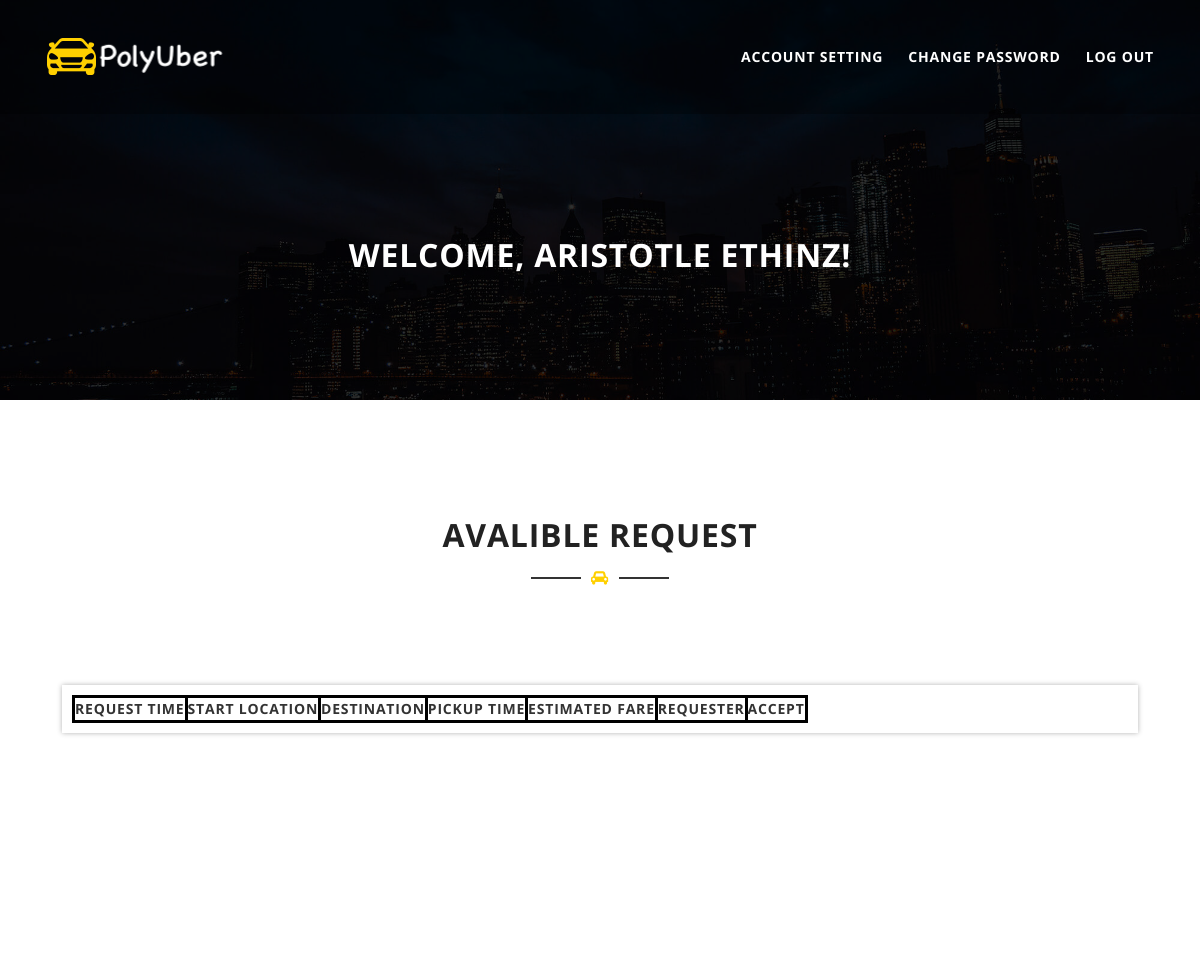
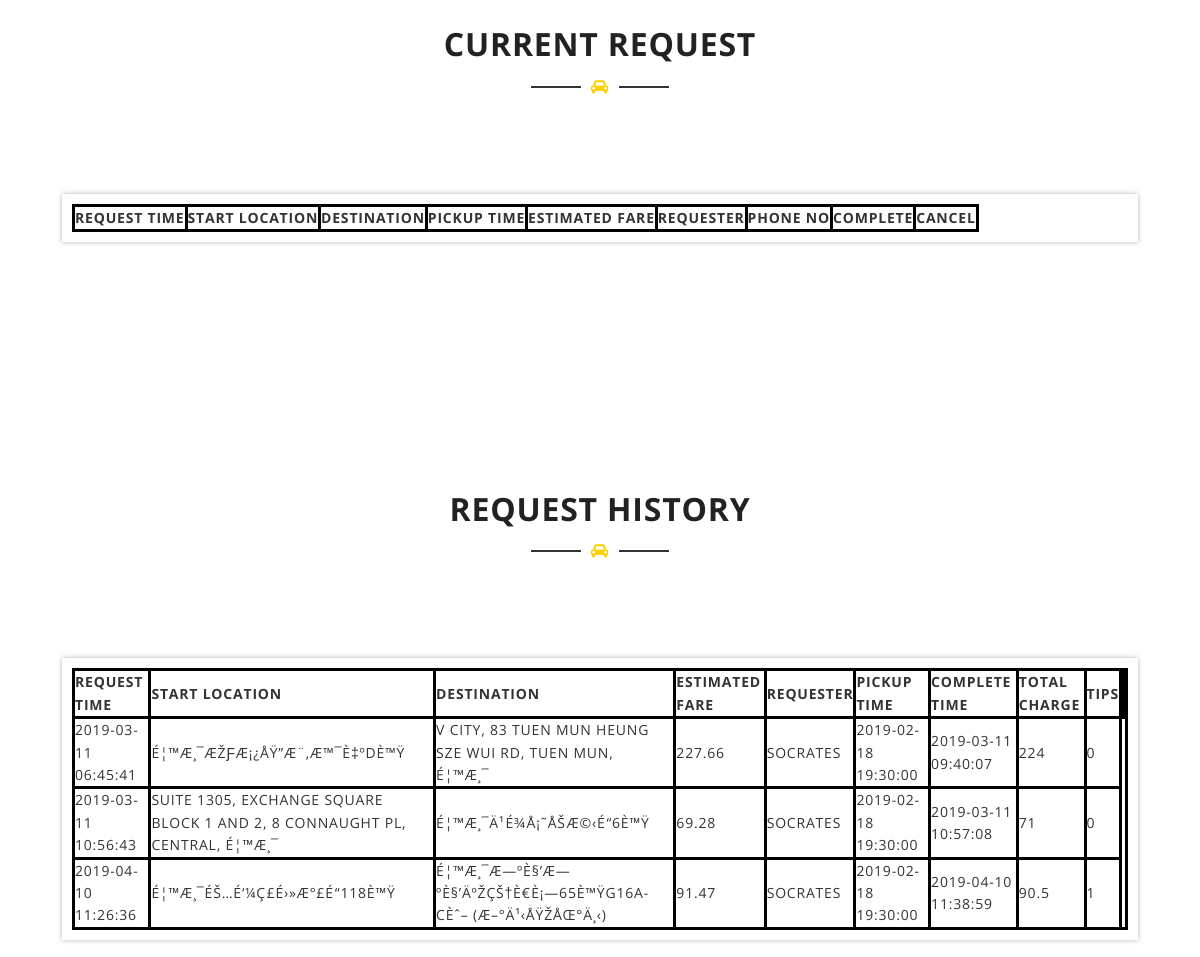
Page /testweb/driverhomepage.php (signed in) on the committed database (2 pictures, top to bottom).
### tables this page shows
CREATE TABLE `user` (
  `Username` varchar(45) NOT NULL,
  `Fullname` varchar(45) NOT NULL,
  `Email` varchar(45) NOT NULL,
  `Phone_No` int(8) NOT NULL,
  `Password` varchar(45) NOT NULL,
  `Type` varchar(45) NOT NULL,
  `Wallet_addr` text,
  `vercode` double DEFAULT NULL
);

CREATE TABLE `request` (
  `Request_ID` int(11) NOT NULL,
  `Request_time` datetime NOT NULL DEFAULT CURRENT_TIMESTAMP,
  `Pickup_time` datetime NOT NULL,
  `Complete_time` datetime DEFAULT NULL,
  `PassagerName` varchar(45) NOT NULL,
  `DriverName` varchar(45) DEFAULT NULL,
  `Start_location` text NOT NULL,
  `Destination` text NOT NULL,
  `Suggested_Fee` double NOT NULL,
  `Final_Fee` double DEFAULT NULL,
  `Tips` double DEFAULT NULL,
  `Acceptance` tinyint(1) NOT NULL DEFAULT '0',
  `Completance` tinyint(1) NOT NULL DEFAULT '0',
  `Paid` tinyint(1) NOT NULL DEFAULT '0',
  `Dispute` tinyint(1) NOT NULL DEFAULT '0',
  `Dispute_value` double DEFAULT NULL
);

### testweb/driverhomepage.php (the view, shortened to what this page needs)
<?php include ('server.php') ?>
<?php if(isset($_COOKIE['login']) && isset($_COOKIE['type'])) {
		$db = mysqli_connect('localhost', 'root', '', 'eie3117');
        $username = $_COOKIE['login'];
        $query = "SELECT * FROM user WHERE Username = '$username'";
        $fname = mysqli_query($db, $query);
        $fullname = $fname->fetch_object()->Fullname;
		$query = "SELECT * FROM request WHERE DriverName = '$username' AND Completance = 1 AND Paid = 1";
		$history = mysqli_query($db, $query);
	  }
?>
<!DOCTYPE html>
<html class="no-js" lang="zxx">
<head>
    <link href="assets/css/bootstrap.min.css" rel="stylesheet">
    <link href="assets/css/plugins/slicknav.min.css" rel="stylesheet">
    <link href="assets/css/plugins/magnific-popup.css" rel="stylesheet">
    <link href="assets/css/plugins/owl.carousel.min.css" rel="stylesheet">
    <link href="assets/css/plugins/gijgo.css" rel="stylesheet">
    <link href="assets/css/font-awesome.css" rel="stylesheet">
    <link href="assets/css/reset.css" rel="stylesheet">
    <link href="style.css" rel="stylesheet">
    <link href="assets/css/responsive.css" rel="stylesheet">
</head>
<body class="loader-active">
    <header id="header-area" class="fixed-top">
        <div id="header-bottom">
            <div class="container">
                <div class="row">
                    <div class="col-lg-4">
                        <a href="index.php" class="logo">
                            <img src="assets/img/logo.png" alt="JSOFT">
                        </a>
                    </div>
                    <div class="col-lg-8 d-none d-xl-block">
                        <nav class="mainmenu alignright">
                            <ul>
                                <li><a href="driveracc.php">Account Setting</a></li>
                                <li><a href="changepw.php">Change Password</a></li>
								<li><a href="logout.php">LOG OUT</a></li>
                            </ul>
                        </nav>
                    </div>
                </div>
            </div>
        </div>
    </header>
     <section id="page-title-area" class="section-padding overlay">
        <div class="container">
            <div class="row">
                <div class="col-lg-12">
                    <div class="section-title  text-center">
                        <h2>Welcome, <?php echo $fullname?>!</h2>
                    </div>
                </div>
            </div>
        </div>
    </section>
    <section id="about-area" class="section-padding">
        <div class="container">
            <div class="row">
                <div class="col-lg-12">
                    <div class="section-title  text-center">
                        <h2>Avalible Request</h2>
                        <span class="title-line"><i class="fa fa-car"></i></span>
                    </div>
                </div>
                    <div class="container">
                            <div class="col-lg-12">
                                <article class="single-article">
									<form method = "post" action="index.php" enctype="multipart/form-data">
									<div id="table">
                                        <table>
										<tr>
										   <th> Request Time </th>
										   <th> Start Location </th>
										   <th> Destination </th>
                                           <th> Pickup Time </th>
										   <th> Estimated Fare </th>
										   <th> Requester </th>
										   <th> Accept </th>
									    </tr>
										</table>
                                    </div>
									</form>
                                </article>
                            </div>
                    </div>
        </div>
    </section>
    <section id="about-area" class="section-padding">
        <div class="container">
            <div class="row">
                <div class="col-lg-12">
                    <div class="section-title  text-center">
                        <h2>Current Request</h2>
                        <span class="title-line"><i class="fa fa-car"></i></span>
                    </div>
                </div>
                    <div class="container">
                            <div class="col-lg-12">
                                <article class="single-article">
									<form method = "post" enctype="multipart/form-data">
									<div id="table">
                                        <table>
										<tr>
										   <th> Request Time </th>
										   <th> Start Location </th>
										   <th> Destination </th>
                                           <th> Pickup Time </th>
										   <th> Estimated Fare </th>
										   <th> Requester </th>
                                           <th> Phone No </th>
										   <th> Complete </th>
                                           <th> Cancel </th>
									    </tr>
										</table>
                                    </div>
									</form>
                                </article>
                            </div>
                    </div>
        </div>
    </section>
    <section id="service-area" class="section-padding">
        <div class="container">
            <div class="row">
                <div class="col-lg-12">
                    <div class="section-title  text-center">
                        <h2>Request history</h2>
                        <span class="title-line"><i class="fa fa-car"></i></span>
                    </div>
                </div>
            </div>
                <div class="container">
                    <div class="row">
                        <div class="col-lg-12">
                                <article class="single-article">
                                <form method = "post" enctype="multipart/form-data">
                                                   <div id="table">
													   <table>
														<tr>
														   <th> Request Time </th>
														   <th> Start Location </th>
														   <th> Destination </th>
														   <th> Estimated Fare </th>
														   <th> Requester </th>
														   <th> Pickup Time </th>
														   <th> Complete Time </th>
														   <th> Total Charge </th>
                                                           <th> Tips </th>
                                                           <th> </th>
                                                           <th> </th>
														</tr>
                                                        <?php
															while($row = mysqli_fetch_array($history))
															{
																echo "<tr>";
																echo "<td>".$row['Request_time']."&nbsp;</td>";
																echo "<td>".$row['Start_location']."&nbsp;</td>";
																echo "<td>".$row['Destination']."&nbsp;</td>";
																echo "<td>".$row['Suggested_Fee']."&nbsp;</td>";
																echo "<td>".$row['PassagerName']."&nbsp;</td>";
																echo "<td>".$row['Pickup_time']."&nbsp;</td>";
																echo "<td>".$row['Complete_time']."&nbsp;</td>";
																echo "<td>".$row['Final_Fee']."&nbsp;</td>";
                                                                echo "<td>".$row['Tips']."&nbsp;</td>";
																echo "</tr>";
															}
														?>
														</table>
                                                </div>
                                                        </form>
                                            </div>
        </div>
    </section>
</body>
</html>

### testweb/style.css (style rules this page uses)
.overlay { position: relative; z-index: 1; }
.overlay:after { background-color: rgba(0, 0, 0, 0.8); content: ""; left: 0; position: absolute; top: 0; height: 100%; width: 100%; z-index: -1; }
.section-padding { padding: 100px 0; }
.section-title { font-size: 15px; font-weight: 300; margin-bottom: 80px; }
.section-title h2 { margin-bottom: 10px; position: relative; text-transform: uppercase; }
.section-title .title-line { color: #ffd000; position: relative; }
.section-title .title-line::after { background-color: #333; content: ""; height: 2px; left: -60px; position: absolute; top: 10px; width: 50px; }
.section-title .title-line::before { background-color: #333; content: ""; height: 2px; position: absolute; right: -60px; top: 10px; width: 50px; }
.overlay .section-title h2, .overlay .section-title p { color: #fff; }
#header-area, #header-area a { color: #fff; }
#header-bottom { background-color: rgba(0, 0, 0, 0.3); padding: 15px 0; -webkit-transition: all 0.4s ease 0s; transition: all 0.4s ease 0s; }
.logo { display: inline-block; }
.mainmenu ul li { float: left; position: relative; }
.mainmenu ul li a { display: block; font-weight: 700; text-transform: uppercase; -webkit-transition: all 0.4s ease 0s; transition: all 0.4s ease 0s; margin-left: 25px; padding: 15px 0; }
#header-bottom .container { position: relative; }
.slicknav_nav { background-color: #000; border-top: 1px solid #ffd000; position: absolute; top: 65px; width: 100%; }
.slicknav_nav ul, .slicknav_nav ul li a, .slicknav_nav ul li.slicknav_parent a { margin: 0; -webkit-transition: 0.4s; transition: 0.4s; text-transform: uppercase; }
.single-article { -webkit-box-shadow: 0 0 5px rgba(0, 0, 0, 0.3); box-shadow: 0 0 5px rgba(0, 0, 0, 0.3); padding: 10px; margin-bottom: 50px; text-transform: uppercase; }
.col-lg-12:last-child .single-article { margin-bottom: 0; }
html, body, #slideslow-bg, #slideslow-bg div { height: 100%; }
#service-area.section-padding { padding-bottom: 50px; }
#page-title-area { background-image: url("assets/img/page-title.jpg"); background-position: center center; background-size: cover; padding-top: 220px; }
#page-title-area .section-title { margin-bottom: 0; }
.container { padding: 16px; }
#table { position: center; }

### testweb/driverhomepage.php (style rules this page uses)
table, th, td { border: 3px solid black; }

### rows in the picture
user: Fullname "ARISTOTLE ETHINZ"
request: Request_time "2019-03-11 06:45:41", Start_location "É¦™Æ¸¯ÆŽƑÆ¡¿ÅŸ”Æ¨‚Æ™¯È‡ºDÈ™Ÿ", Destination "V CITY, 83 TUEN MUN HEUNG SZE WUI RD, TUEN MUN, É¦™Æ¸¯", Suggested_Fee "227.66", PassagerName "SOCRATES", Pickup_time "2019-02-18 19:30:00", Complete_time "2019-03-11 09:40:07", Final_Fee "224", Tips "0"
request: Request_time "2019-03-11 10:56:43", Start_location "SUITE 1305, EXCHANGE SQUARE BLOCK 1 AND 2, 8 CONNAUGHT PL, CENTRAL, É¦™Æ¸¯", Destination "É¦™Æ¸¯Ä¹É¾Å¡˜ÅŠÆ©‹É“6È™Ÿ", Suggested_Fee "69.28", PassagerName "SOCRATES", Pickup_time "2019-02-18 19:30:00", Complete_time "2019-03-11 10:57:08", Final_Fee "71", Tips "0"
request: Request_time "2019-04-10 11:26:36", Start_location "É¦™Æ¸¯ÉŠ…É‘¼Ç£É›»Æ°£É“118È™Ÿ", Destination "É¦™Æ¸¯Æ—ºÈ§’Æ—ºÈ§’ÄºŽÇŠ†È€È¡—65È™ŸG16A-CÈˆ– (Æ–°Ä¹‹ÅŸŽÅŒ°Ä¸‹)", Suggested_Fee "91.47", PassagerName "SOCRATES", Pickup_time "2019-02-18 19:30:00", Complete_time "2019-04-10 11:38:59", Final_Fee "90.5", Tips "1"
